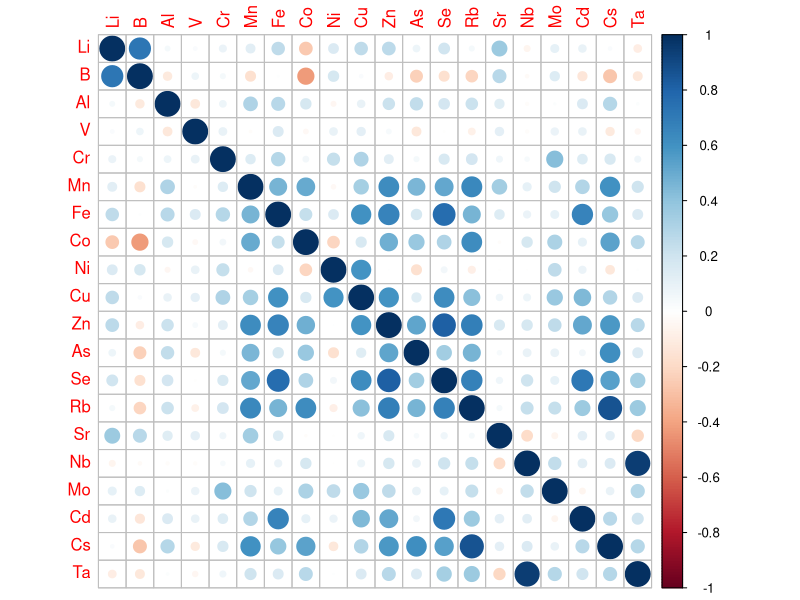
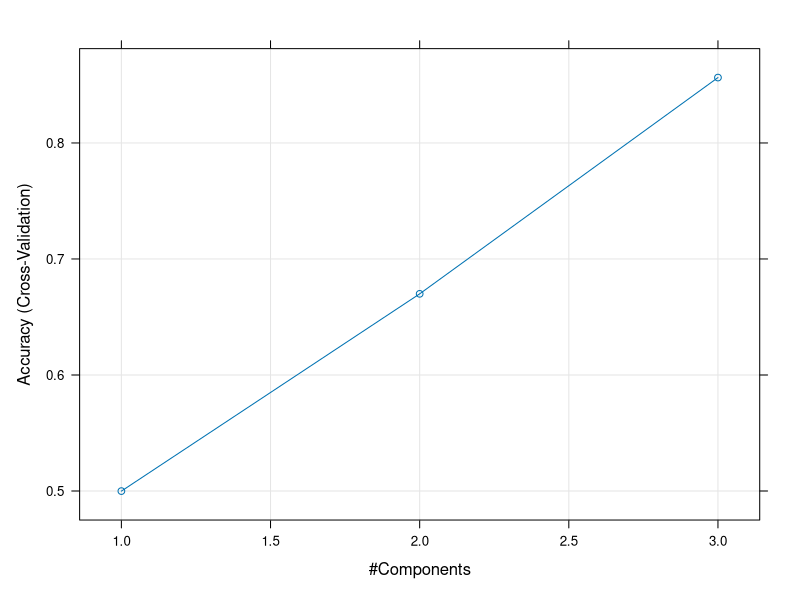
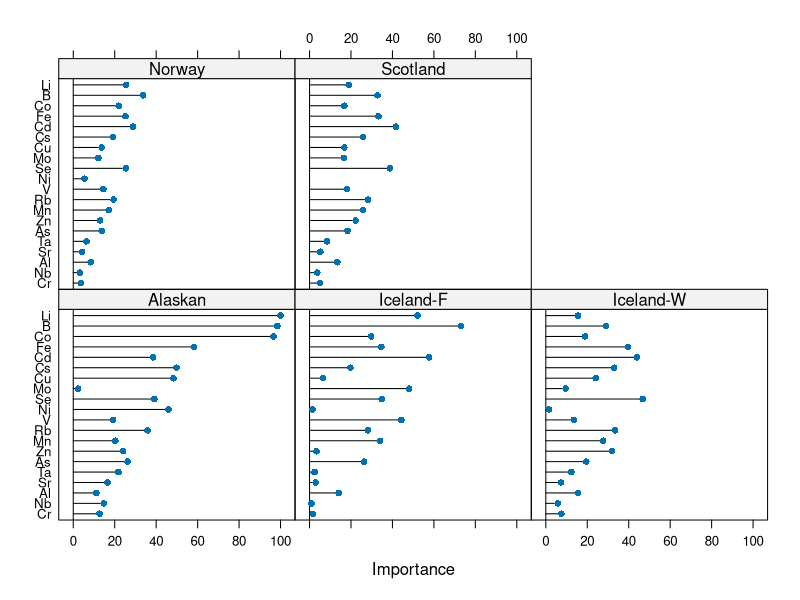

R code for these plots, in order:
## ---- chunk 1
# Chargement des packages nécessaires
install.packages("lattice")
library(readr)
library(dplyr)
library(ggplot2)
library(caret)
library(pls)

# Lecture du fichier CSV
ICPMS_Raw_data <- read_csv("./ICPMS.csv")

# Conversion de la variable 'Class' en facteur
ICPMS_Raw_data$Class <- as.factor(ICPMS_Raw_data$Class)

# Sélection des 20 éléments restants
selected_elements <- c("7  Li  [ No Gas ]", "11  B  [ No Gas ]", "27  Al  [ He ]", "51  V  [ He ]", "52  Cr  [ He ]", "55  Mn  [ He ]", "56  Fe  [ He ]", "59  Co  [ He ]", "60  Ni  [ He ]", "63  Cu  [ He ]", "66  Zn  [ He ]", "75  As  [ He ]", "78  Se  [ He ]", "85  Rb  [ He ]", "88  Sr  [ He ]", "93  Nb  [ He ]", "95  Mo  [ He ]", "111  Cd  [ He ]", "133  Cs  [ He ]", "181  Ta  [ He ]")

# Sélectionner les colonnes spécifiées
selected_data <- ICPMS_Raw_data[, c("Class", selected_elements)]

# Renommer les colonnes
names(selected_data)[-1] <- c("Li", "B", "Al", "V", "Cr", "Mn", "Fe", "Co", "Ni", "Cu", "Zn", "As", "Se", "Rb", "Sr", "Nb", "Mo", "Cd", "Cs", "Ta")

# Sélection des colonnes
selected_data <- ICPMS_Raw_data %>%
  select(Class, all_of(selected_elements)) %>% 
  rename(
    Li = `7  Li  [ No Gas ]`,
    B = `11  B  [ No Gas ]`,
    Al = `27  Al  [ He ]`,
    V = `51  V  [ He ]`,
    Cr = `52  Cr  [ He ]`,
    Mn = `55  Mn  [ He ]`,
    Fe = `56  Fe  [ He ]`,
    Co = `59  Co  [ He ]`,
    Ni = `60  Ni  [ He ]`,
    Cu = `63  Cu  [ He ]`,
    Zn = `66  Zn  [ He ]`,
    As = `75  As  [ He ]`,
    Se = `78  Se  [ He ]`,
    Rb = `85  Rb  [ He ]`,
    Sr = `88  Sr  [ He ]`,
    Nb = `93  Nb  [ He ]`,
    Mo = `95  Mo  [ He ]`,
    Cd = `111  Cd  [ He ]`,
    Cs = `133  Cs  [ He ]`,
    Ta = `181  Ta  [ He ]`
  )

# Sélection des colonnes à normaliser
columns_to_normalize <- c("Li", "B", "Al", "V", "Cr", "Mn", "Fe", "Co", "Ni", "Cu", "Zn", "As", "Se", "Rb", "Sr", "Nb", "Mo", "Cd", "Cs", "Ta")

# Création d'une fonction pour la normalisation min-max
min_max_normalize <- function(x) {
  (x - min(x)) / (max(x) - min(x))
}

# Appliquer la fonction de normalisation min-max à chaque colonne sélectionnée
normalized_data <- selected_data %>%
  mutate(across(all_of(columns_to_normalize), min_max_normalize))


# Nettoyage des données (exemple : supprimer les lignes avec des valeurs manquantes)
clean_data <- na.omit(normalized_data)

head(clean_data)
## ---- chunk 2
#Statistiques récapitulatives
summary(clean_data)
## ---- chunk 3
#Corrélations entre les variables
cor_matrix <- cor(clean_data[, -1]) # Exclure la variable de classe
corrplot::corrplot(cor_matrix, method = "circle")
## ---- chunk 4
# Sélectionner les corrélations supérieures à 0.8
high_corr <- which(cor_matrix > 0.8 & cor_matrix < 1, arr.ind = TRUE)

# Afficher les paires de variables corrélées
high_corr_pairs <- data.frame(row = rownames(cor_matrix)[high_corr[,1]],
                              col = colnames(cor_matrix)[high_corr[,2]],
                              corr_value = cor_matrix[high_corr])
high_corr_pairs
## ---- chunk 5
# Distribution de la variable Class
table(clean_data$Class)

# Définition de la variable de classe
classe_variable <- "Class"

# Création de l'ensemble d'apprentissage et de l'ensemble de test
set.seed(123) # Pour la reproductibilité
index <- createDataPartition(clean_data[[classe_variable]], p = 0.8, list = FALSE)
data_train <- clean_data[index, ]
data_test <- clean_data[-index, ]

# Définition du contrôle de la validation croisée
train_control <- trainControl(method = "cv", number = 5)  # Validation croisée à 5 plis

# Ajustement du modèle PLS-DA
pls_model <- train(Class ~ ., data = data_train, method = "pls", trControl = train_control, preProc = c("center", "scale"))
## ---- chunk 6
# Affichage des résultats
print(pls_model)
## ---- chunk 7
# Visualisation de la performance du modèle
plot(pls_model)

model=pls_model

# Prédictions sur les données de test
predictions <- predict(model, newdata = data_test)

# Matrice de confusion
conf_matrix <- table(predictions, data_test$Class)
print(conf_matrix)

# Calcul de la précision
accuracy <- sum(diag(conf_matrix)) / sum(conf_matrix)
print(paste("Accuracy:", accuracy))

# Calcul du rappel (recall)
recall <- ifelse(rowSums(conf_matrix) == 0, 0, diag(conf_matrix) / rowSums(conf_matrix))
print(paste("Recall:", mean(recall)))

# Calcul du score F1
precision <- ifelse(colSums(conf_matrix) == 0, 0, diag(conf_matrix) / colSums(conf_matrix))
f1_score <- 2 * precision * recall / (precision + recall)
f1_score <- ifelse(is.nan(f1_score), 0, f1_score)
print(paste("F1 Score:", mean(f1_score)))



# Identification des variables importantes
importance <- varImp(model)
print(importance)

# Visualisation de l'importance des variables
plot(importance)
